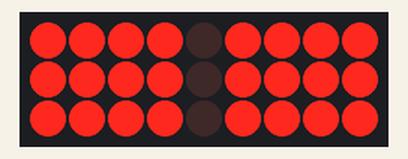
Simulated run of this sketch. Board: Arduino Uno, built with avr-gcc and run on an emulated ATmega328P. On the bench: 9×3 LED matrix. Wiring (inferred from the names in the program): LED cube drawn one layer per row (orientation assumed): layers A2, A1, A0; columns pin 2, pin 3, pin 4, pin 5, pin 6, pin 7, pin 8, pin 9, pin 10.

Above: at 1.1 s.
At 11.2 s:
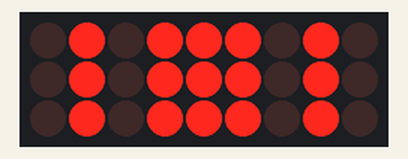
At 15.52 s:
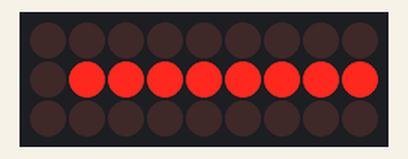
At 18.77 s:
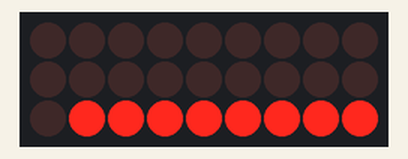
At 25.28 s:
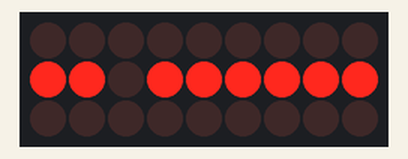
At 39.39 s:
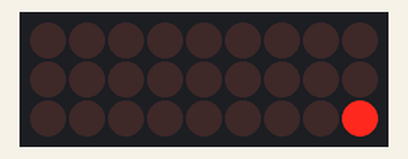

The sketch:

LED_Cube_3x3x3.ino
```cpp
/*
   Operation sketch for a 3x3x3 LED Cube with an Arduino UNO.

   Author:  Rouven Reichert
   Created: 2020/04/30
*/

// Define variables
int pinLayer[3]  = {A2, A1, A0};
int pinColumn[9] = {2, 3, 4, 5, 6, 7, 8, 9, 10};

const int cube_size = 3;


// ################ SETUP ################
void setup()
{
  // Define pin mode for layers and columns
  for (int i = 0; i < cube_size; i++)
  {
    pinMode(pinLayer[i], OUTPUT);
  }

  for (int i = 0; i < (cube_size * cube_size); i++)
  {
    pinMode(pinColumn[i], OUTPUT);
  }

  // Initialze cube in off state
  cubeOff();

  // Blink middle column three times
  for (int i = 0; i < 3; i++)
  {
    digitalWrite(pinLayer[0], HIGH);
    digitalWrite(pinLayer[1], HIGH);
    digitalWrite(pinLayer[2], HIGH);
    digitalWrite(pinColumn[4], LOW);
    delay(500);
    cubeOff();
    delay(500);
  }

  cubeOff();
}


// ################ LOOP ################
void loop()
{
  walkCube();
  cubeOff();
  cornerColumns();
  delay(1000);
  cubeOff();
  buildLayer(0);
  delay(1000);
  cubeOff();
  buildLayer(1);
  delay(1000);
  cubeOff();
  buildLayer(2);
  delay(1000);
  cubeOff();

}

// ################ EVERYTHING ON ################
void cubeOn()
{
  // Set anode layers to high
  for (int i = 0; i < cube_size; i++)
  {
    digitalWrite(pinLayer[i], HIGH);
  }

  // Set cathode columns to low
  for (int i = 0; i < (cube_size * cube_size); i++)
  {
    digitalWrite(pinColumn[i], LOW);
  }
}


// ################ EVERYTHING OFF ################
void cubeOff()
{
  // Set anode layers to low
  for (int i = 0; i < cube_size; i++)
  {
    digitalWrite(pinLayer[i], LOW);
  }

  // Set cathode columns to high
  for (int i = 0; i < (cube_size * cube_size); i++)
  {
    digitalWrite(pinColumn[i], HIGH);
  }
}

// ################ WALK CUBE ################
void walkCube()
{
  for (int i = 0; i < cube_size; i++)
  {
    for (int j = 0; j < (cube_size * cube_size); j++)
    {
      digitalWrite(pinLayer[i], HIGH);
      digitalWrite(pinColumn[j], LOW);
      delay(150);
      cubeOff();
      delay(150);
    }
  }
}

// ################ ALL LAYERS ON ################
void allLayersOn()
{
  // Set anode layers to high
  for (int i = 0; i < cube_size; i++)
  {
    digitalWrite(pinLayer[i], HIGH);
  }
}

// ################ CORNER COLUMNS ################
void cornerColumns()
{
  allLayersOn();
  digitalWrite(pinColumn[0], LOW);
  digitalWrite(pinColumn[2], LOW);
  digitalWrite(pinColumn[6], LOW);
  digitalWrite(pinColumn[8], LOW);
}

// ################ BUILD LAYER ################
void buildLayer(int i)
{
  digitalWrite(pinLayer[i], HIGH);

  for (int j = 0; j < (cube_size * cube_size); j++)
  {
    digitalWrite(pinColumn[j], LOW);
    delay(250);
  }
}
```

Measured:
- what the display in image 0 shows lasts 0.6 s, from 1.0 s to 1.6 s
- what the display in image 1 shows lasts 1.1 s, from 11.1 s to 12.2 s
